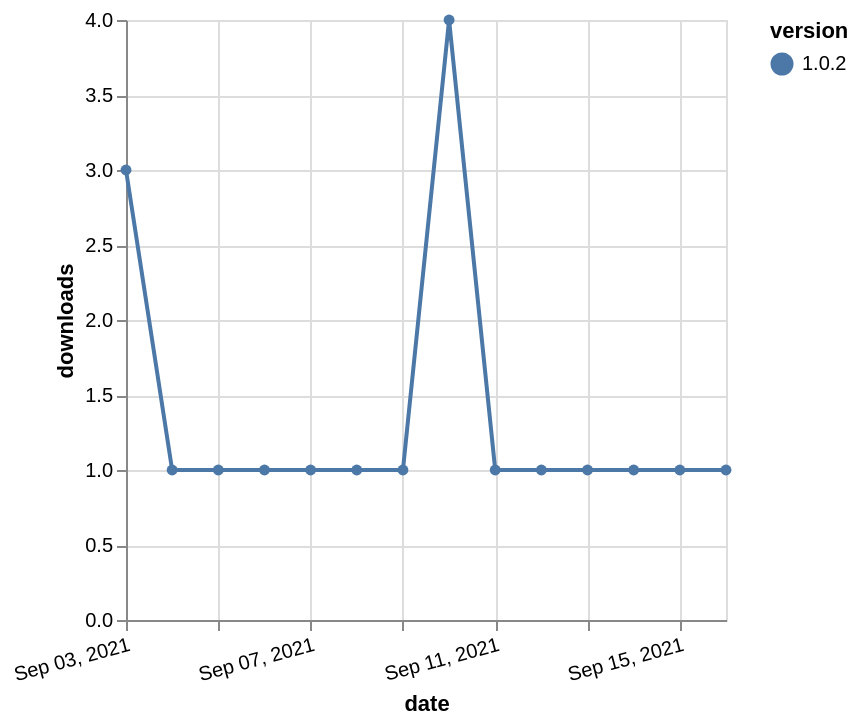

Write a Vega-Lite specification for this figure.
### Vega-Lite specification from a JSON file in a GitHub repository (floating-point values rounded to 4 significant figures)
{"$schema": "https://vega.github.io/schema/vega-lite/v5.json", "description": "A simple bar chart with embedded data.", "data": {"values": [{"date": "2021-09-03", "total": 116, "delta": 3, "version": "1.0.2"}, {"date": "2021-09-04", "total": 117, "delta": 1, "version": "1.0.2"}, {"date": "2021-09-05", "total": 118, "delta": 1, "version": "1.0.2"}, {"date": "2021-09-06", "total": 119, "delta": 1, "version": "1.0.2"}, {"date": "2021-09-07", "total": 120, "delta": 1, "version": "1.0.2"}, {"date": "2021-09-08", "total": 121, "delta": 1, "version": "1.0.2"}, {"date": "2021-09-09", "total": 122, "delta": 1, "version": "1.0.2"}, {"date": "2021-09-10", "total": 126, "delta": 4, "version": "1.0.2"}, {"date": "2021-09-11", "total": 127, "delta": 1, "version": "1.0.2"}, {"date": "2021-09-12", "total": 128, "delta": 1, "version": "1.0.2"}, {"date": "2021-09-13", "total": 129, "delta": 1, "version": "1.0.2"}, {"date": "2021-09-14", "total": 130, "delta": 1, "version": "1.0.2"}, {"date": "2021-09-15", "total": 131, "delta": 1, "version": "1.0.2"}, {"date": "2021-09-16", "total": 132, "delta": 1, "version": "1.0.2"}]}, "width": "container", "mark": {"type": "line", "point": {"filled": true}}, "encoding": {"x": {"field": "date", "type": "temporal", "timeUnit": "yearmonthdate", "title": "date", "axis": {"labelAngle": -15}}, "y": {"field": "delta", "type": "quantitative", "title": "downloads"}, "color": {"field": "version", "type": "nominal"}, "tooltip": {"field": "delta"}}}
